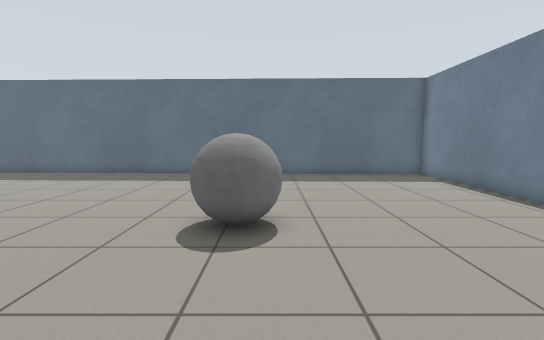
view 1 (above)

13 first-person views from a walk through a world built for the Gazebo simulator. The camera is 0.94 m above the floor, tilts 6° down and sees 85° across. The floor is counted in squares, 0.5 m on a side. Each view is taken from the middle of a square. On the plan, view 1 faces up. The plan holds only what a view shows up to about 16 squares ahead; the rest is blank.

view 2
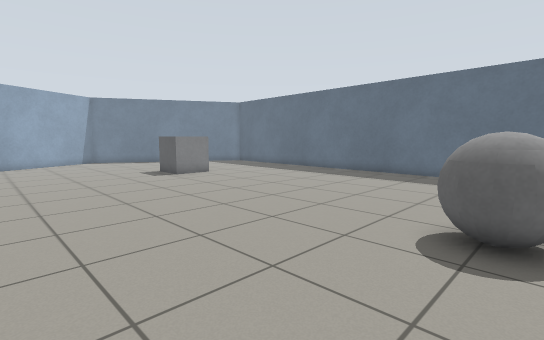

view 3
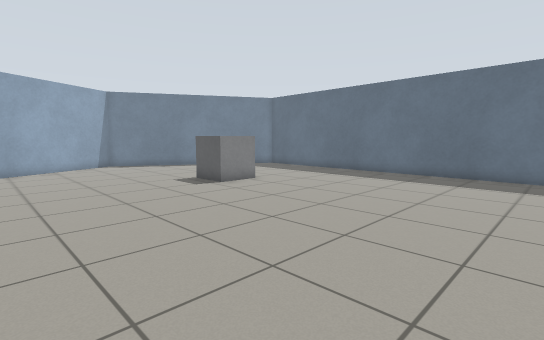

view 4
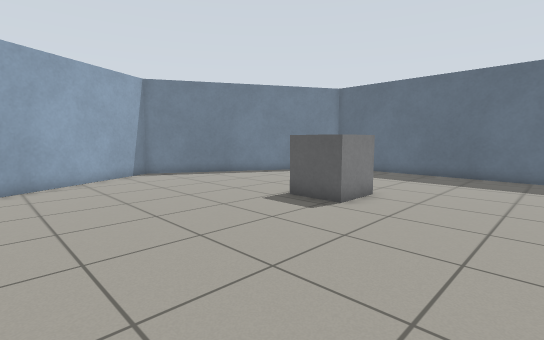

view 5
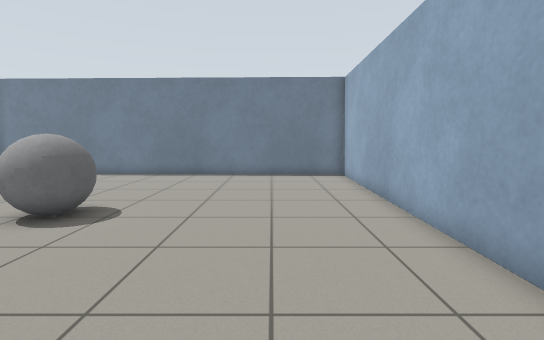

view 6
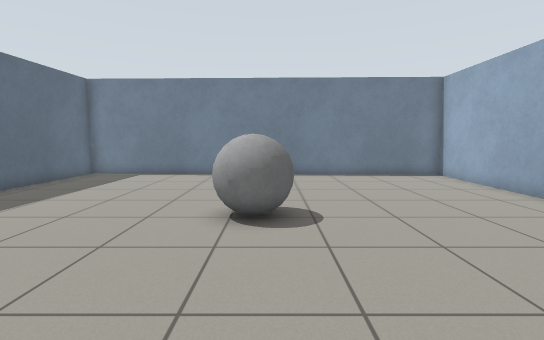

view 7
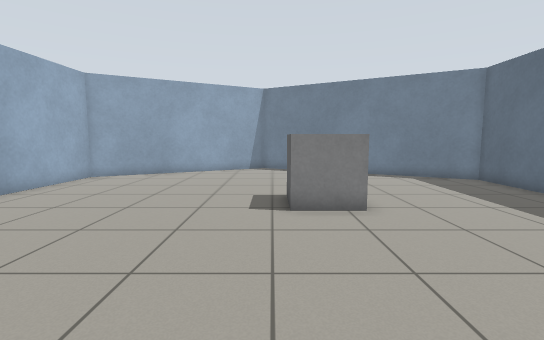

view 8
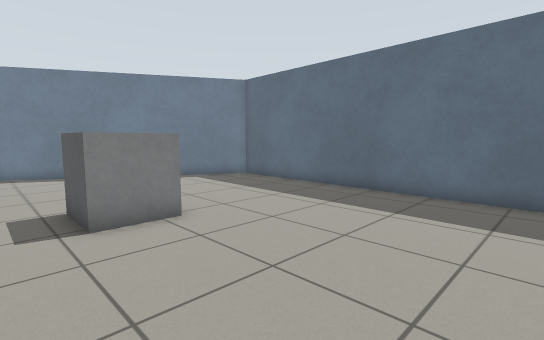

view 9
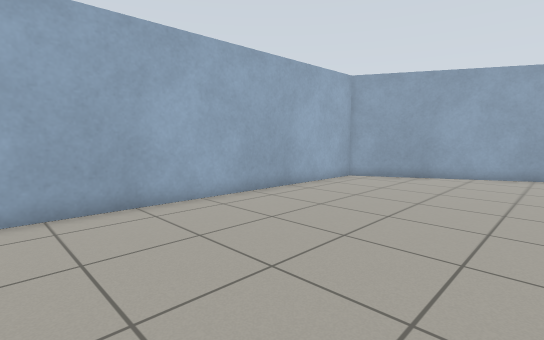

view 10
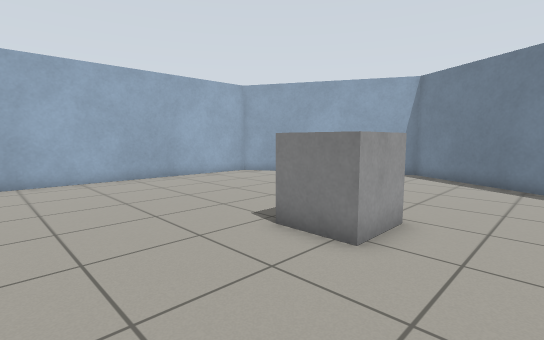

view 11
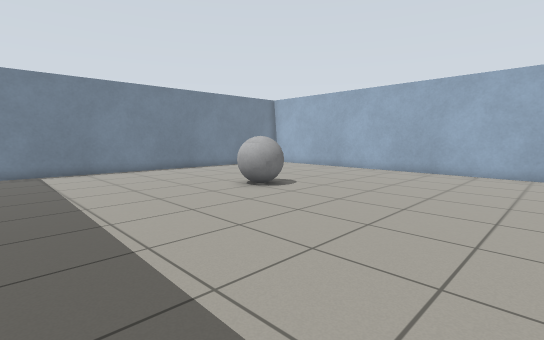

view 12
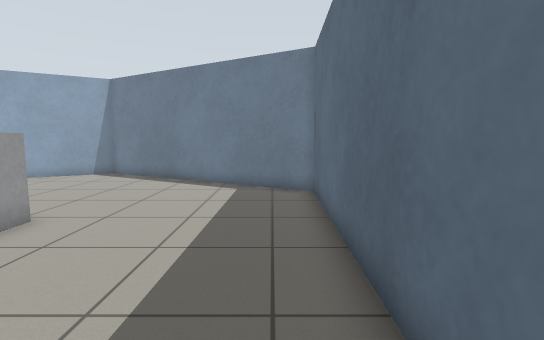

view 13
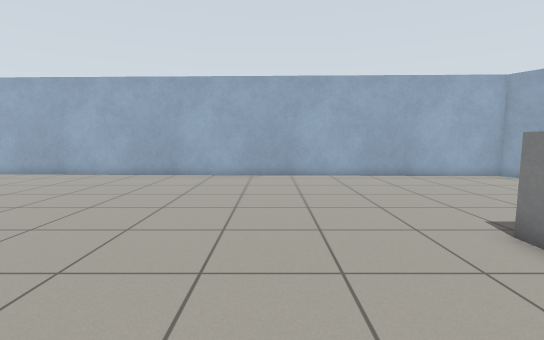

### Floor plan
Points are (right, up) in squares from view 1. A wall is a line through its corners. A room is listed if a view was taken in it or the views show most of it. See-through windows are left out.
Room 1 (views 1, 2, 3, 4, 5, 6, 7, 8, 9, 10, 11, 12, 13)
walls: (-20.5, 16.5) (-26, 6.5) (-21.5, -1.9) (7.4, -2.7) (8, 15.7) (-20.5, 16.5)
objects: grey box (-17, 7) to (-15, 9); grey ball (-2, 5) to (0, 7)

Positions as (right, up) in squares from view 1, and headings:
1: (0, 0), facing up
2: (0, 0), facing up-left
3: (-4, 0), facing up-left
4: (-10, 0), facing up-left
5: (-8, 1), facing right
6: (-8, 6), facing right
7: (-7, 7), facing left
8: (-8, 6), facing up-left
9: (-8, 6), facing down-left
10: (-10, 12), facing down-left
11: (-10, 15), facing down-right
12: (-10, 15), facing left
13: (-10, 13), facing down
